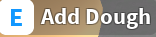
#> input picture AddDough.png, 156 x 37 px
$ python CheckImageExistance.py
#> lines starting #> are read from the running program, lines starting #| are printed output that depends on the picture
import cv2
import numpy as np

def checkIfImageExists(small_image, large_image):
    res = cv2.matchTemplate(small_image, large_image, cv2.TM_CCOEFF_NORMED)
    _, max_val, _, max_loc = cv2.minMaxLoc(res)
    threshold = 0.8
    flag = False
    if np.amax(res) > threshold:
        flag = True
    if flag == True:
        return True
    else:
        return False

print(checkIfImageExists(cv2.imread('AddDough.png'), cv2.imread('large_image.png')))
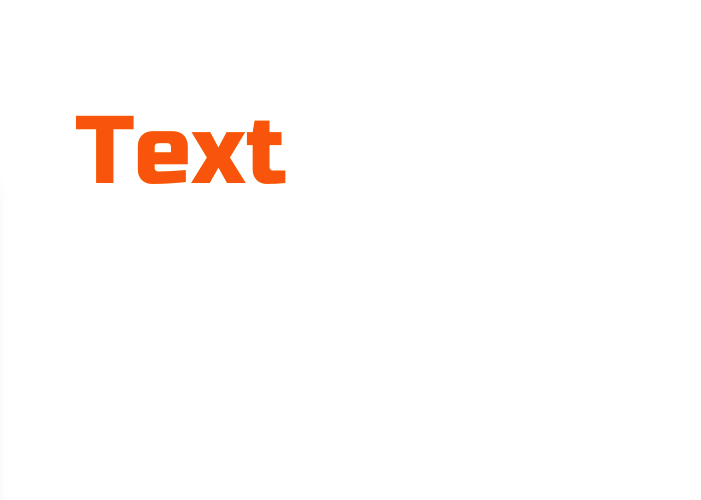
#> input picture large_image.png, 701 x 500 px
#> in checkIfImageExists, `res = cv2.matchTemplate(small_image, large_image, cv2.TM_CCOEFF_NORMED)`:
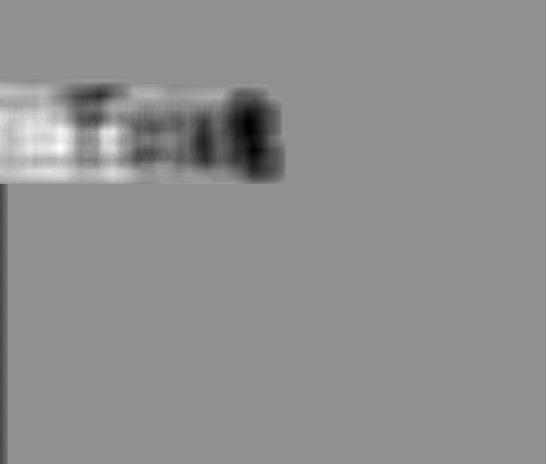
#> res: shape (464, 546) float32; min -0.448, max 0.341, mean -0.00478; drawn with min black and max white
#> in checkIfImageExists, small_image is the input picture: shape (37, 156, 3); mean B, G, R 153.1, 164.5, 171.7
#> in checkIfImageExists, `_, max_val, _, max_loc = cv2.minMaxLoc(res)`: max_val = 0.341; max_loc = (59, 147)
